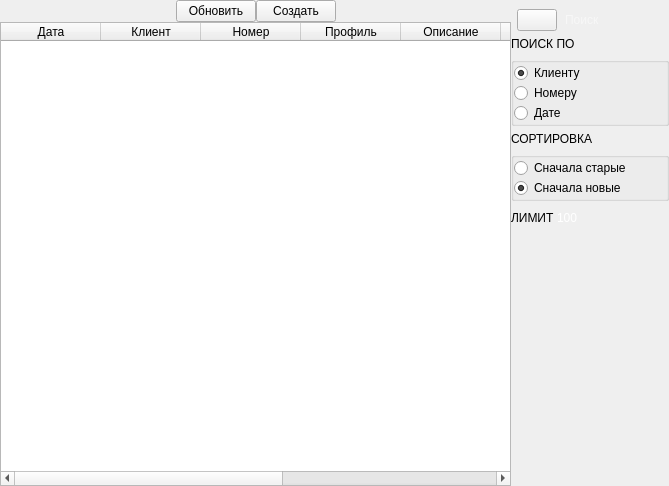
<?xml version="1.0" encoding="UTF-8"?>
<ui version="4.0">
 <class>SearchTab</class>
 <widget class="QWidget" name="SearchTab">
  <property name="geometry">
   <rect>
    <x>0</x>
    <y>0</y>
    <width>669</width>
    <height>486</height>
   </rect>
  </property>
  <property name="windowTitle">
   <string>Form</string>
  </property>
  <property name="styleSheet">
   <string notr="true">#right_widget {
background-color: rgb(39, 50, 56);
}

#table {
background-color: #f1f4f9;
}

#top_widget {
background-color: rgb(54, 71, 79);
}

#orders_list {
background-color: rgb(241, 244, 249);
border: null;
}

#orders_list:item {
	font: 700 12pt &quot;Segoe UI&quot;;
	margin: 10%;
}

#orders_list:item:!enabled {
    color: gray;
}

.QPushButton {
	background-color: rgba(255, 255, 255, 0);
	color: rgb(255, 255, 255);
	font: 700 9pt &quot;Segoe UI&quot;;
	padding: 10;
	border: null;
}

.QGroupBox {
border: null;
}

#btn_search {
border-radius: 10%;
}

.QLabel {
	color: rgb(136, 139, 145);
	font: 700 9pt &quot;Segoe UI&quot;;
	padding: 10%;
}

QRadioButton{
		padding: 5%;
color: rgb(255, 255, 255);
}

QRadioButton::indicator {
    width: 0;
}

QRadioButton:checked{
background-color: rgb(38, 165, 154);
}

QRadioButton:hover{
background-color: rgb(69, 75, 84);
}

.QPushButton:hover {
	background-color: rgb(69, 75, 84);
}

.QLineEdit {
	border: null;
	color: white;
	font: 11pt &quot;Segoe UI&quot;;
background-color: rgb(54, 71, 79);
padding: 5;
}

#header {
background-color: rgb(200, 200, 200);
}

#table &gt; .QHeaderView::section {
    background-color: rgb(239, 243, 246);
	color: rgb(86, 96, 113);
border: 0;
border-bottom: 1px solid rgb(203, 206, 208);
}
#table &gt; .QTableCornerButton::section{ 
    background-color: transparent;

}
#table::item:selected {
	background-color: rgb(184, 236, 230);
color: black;
}

</string>
  </property>
  <layout class="QHBoxLayout" name="horizontalLayout">
   <property name="spacing">
    <number>0</number>
   </property>
   <property name="leftMargin">
    <number>0</number>
   </property>
   <property name="topMargin">
    <number>0</number>
   </property>
   <property name="rightMargin">
    <number>0</number>
   </property>
   <property name="bottomMargin">
    <number>0</number>
   </property>
   <item>
    <layout class="QVBoxLayout" name="verticalLayout">
     <property name="spacing">
      <number>0</number>
     </property>
     <property name="leftMargin">
      <number>0</number>
     </property>
     <property name="topMargin">
      <number>0</number>
     </property>
     <property name="rightMargin">
      <number>0</number>
     </property>
     <property name="bottomMargin">
      <number>0</number>
     </property>
     <item>
      <widget class="QWidget" name="top_widget" native="true">
       <layout class="QHBoxLayout" name="horizontalLayout_4">
        <property name="spacing">
         <number>0</number>
        </property>
        <property name="leftMargin">
         <number>0</number>
        </property>
        <property name="topMargin">
         <number>0</number>
        </property>
        <property name="rightMargin">
         <number>0</number>
        </property>
        <property name="bottomMargin">
         <number>0</number>
        </property>
        <item>
         <spacer name="horizontalSpacer">
          <property name="orientation">
           <enum>Qt::Horizontal</enum>
          </property>
          <property name="sizeHint" stdset="0">
           <size>
            <width>40</width>
            <height>20</height>
           </size>
          </property>
         </spacer>
        </item>
        <item>
         <widget class="QPushButton" name="btn_update">
          <property name="text">
           <string>Обновить</string>
          </property>
          <property name="icon">
           <iconset>
            <normaloff>icons/refresh.svg</normaloff>icons/refresh.svg</iconset>
          </property>
         </widget>
        </item>
        <item>
         <widget class="QPushButton" name="btn_create">
          <property name="text">
           <string>Создать</string>
          </property>
          <property name="icon">
           <iconset>
            <normaloff>icons/plus.svg</normaloff>icons/plus.svg</iconset>
          </property>
         </widget>
        </item>
        <item>
         <spacer name="horizontalSpacer_2">
          <property name="orientation">
           <enum>Qt::Horizontal</enum>
          </property>
          <property name="sizeHint" stdset="0">
           <size>
            <width>40</width>
            <height>20</height>
           </size>
          </property>
         </spacer>
        </item>
       </layout>
      </widget>
     </item>
     <item>
      <widget class="QTableWidget" name="table">
       <property name="editTriggers">
        <set>QAbstractItemView::NoEditTriggers</set>
       </property>
       <property name="selectionBehavior">
        <enum>QAbstractItemView::SelectRows</enum>
       </property>
       <property name="showGrid">
        <bool>true</bool>
       </property>
       <property name="columnCount">
        <number>9</number>
       </property>
       <attribute name="horizontalHeaderCascadingSectionResizes">
        <bool>false</bool>
       </attribute>
       <attribute name="horizontalHeaderStretchLastSection">
        <bool>true</bool>
       </attribute>
       <attribute name="verticalHeaderVisible">
        <bool>false</bool>
       </attribute>
       <column>
        <property name="text">
         <string>Дата</string>
        </property>
       </column>
       <column>
        <property name="text">
         <string>Клиент</string>
        </property>
       </column>
       <column>
        <property name="text">
         <string>Номер</string>
        </property>
       </column>
       <column>
        <property name="text">
         <string>Профиль</string>
        </property>
       </column>
       <column>
        <property name="text">
         <string>Описание</string>
        </property>
       </column>
       <column/>
       <column/>
       <column/>
       <column/>
      </widget>
     </item>
    </layout>
   </item>
   <item>
    <widget class="QWidget" name="right_widget" native="true">
     <property name="sizePolicy">
      <sizepolicy hsizetype="Maximum" vsizetype="Preferred">
       <horstretch>0</horstretch>
       <verstretch>0</verstretch>
      </sizepolicy>
     </property>
     <layout class="QVBoxLayout" name="verticalLayout_2">
      <property name="leftMargin">
       <number>0</number>
      </property>
      <property name="topMargin">
       <number>9</number>
      </property>
      <property name="rightMargin">
       <number>0</number>
      </property>
      <property name="bottomMargin">
       <number>9</number>
      </property>
      <item>
       <layout class="QHBoxLayout" name="horizontalLayout_2">
        <property name="leftMargin">
         <number>6</number>
        </property>
        <item>
         <widget class="QPushButton" name="btn_search">
          <property name="sizePolicy">
           <sizepolicy hsizetype="Fixed" vsizetype="Fixed">
            <horstretch>0</horstretch>
            <verstretch>0</verstretch>
           </sizepolicy>
          </property>
          <property name="text">
           <string/>
          </property>
          <property name="icon">
           <iconset>
            <normaloff>icons/search.svg</normaloff>icons/search.svg</iconset>
          </property>
         </widget>
        </item>
        <item>
         <widget class="QLineEdit" name="inp_search">
          <property name="styleSheet">
           <string notr="true">#inp_search {
	background-color: rgba(255, 255, 255, 0);
color: rgb(255, 255, 255);
}</string>
          </property>
          <property name="inputMask">
           <string/>
          </property>
          <property name="frame">
           <bool>false</bool>
          </property>
          <property name="placeholderText">
           <string>Поиск</string>
          </property>
         </widget>
        </item>
       </layout>
      </item>
      <item>
       <widget class="QLabel" name="label">
        <property name="text">
         <string>ПОИСК ПО</string>
        </property>
       </widget>
      </item>
      <item>
       <widget class="QGroupBox" name="groupBox">
        <property name="title">
         <string/>
        </property>
        <layout class="QVBoxLayout" name="verticalLayout_3">
         <property name="spacing">
          <number>0</number>
         </property>
         <property name="leftMargin">
          <number>0</number>
         </property>
         <property name="topMargin">
          <number>0</number>
         </property>
         <property name="rightMargin">
          <number>0</number>
         </property>
         <property name="bottomMargin">
          <number>0</number>
         </property>
         <item>
          <widget class="QRadioButton" name="r_by_customer">
           <property name="text">
            <string>Клиенту</string>
           </property>
           <property name="checked">
            <bool>true</bool>
           </property>
          </widget>
         </item>
         <item>
          <widget class="QRadioButton" name="r_by_number">
           <property name="text">
            <string>Номеру</string>
           </property>
          </widget>
         </item>
         <item>
          <widget class="QRadioButton" name="r_by_date">
           <property name="text">
            <string>Дате</string>
           </property>
          </widget>
         </item>
        </layout>
       </widget>
      </item>
      <item>
       <widget class="QLabel" name="label_2">
        <property name="text">
         <string>СОРТИРОВКА</string>
        </property>
       </widget>
      </item>
      <item>
       <widget class="QGroupBox" name="groupBox_2">
        <property name="title">
         <string/>
        </property>
        <layout class="QVBoxLayout" name="verticalLayout_4">
         <property name="spacing">
          <number>0</number>
         </property>
         <property name="leftMargin">
          <number>0</number>
         </property>
         <property name="topMargin">
          <number>0</number>
         </property>
         <property name="rightMargin">
          <number>0</number>
         </property>
         <property name="bottomMargin">
          <number>0</number>
         </property>
         <item>
          <widget class="QRadioButton" name="r_desc">
           <property name="text">
            <string>Сначала старые</string>
           </property>
           <property name="checked">
            <bool>false</bool>
           </property>
          </widget>
         </item>
         <item>
          <widget class="QRadioButton" name="r_asc">
           <property name="text">
            <string>Сначала новые</string>
           </property>
           <property name="checked">
            <bool>true</bool>
           </property>
          </widget>
         </item>
        </layout>
       </widget>
      </item>
      <item>
       <layout class="QHBoxLayout" name="horizontalLayout_3">
        <property name="spacing">
         <number>0</number>
        </property>
        <property name="leftMargin">
         <number>0</number>
        </property>
        <property name="topMargin">
         <number>0</number>
        </property>
        <item>
         <widget class="QLabel" name="label_3">
          <property name="sizePolicy">
           <sizepolicy hsizetype="Maximum" vsizetype="Preferred">
            <horstretch>0</horstretch>
            <verstretch>0</verstretch>
           </sizepolicy>
          </property>
          <property name="text">
           <string>ЛИМИТ</string>
          </property>
         </widget>
        </item>
        <item>
         <widget class="QSpinBox" name="inp_limit">
          <property name="styleSheet">
           <string notr="true">
	background-color: rgba(255, 255, 255, 0);
color: rgb(255, 255, 255);
</string>
          </property>
          <property name="frame">
           <bool>false</bool>
          </property>
          <property name="buttonSymbols">
           <enum>QAbstractSpinBox::NoButtons</enum>
          </property>
          <property name="keyboardTracking">
           <bool>false</bool>
          </property>
          <property name="minimum">
           <number>100</number>
          </property>
          <property name="maximum">
           <number>5000</number>
          </property>
          <property name="singleStep">
           <number>10</number>
          </property>
         </widget>
        </item>
       </layout>
      </item>
      <item>
       <spacer name="verticalSpacer">
        <property name="orientation">
         <enum>Qt::Vertical</enum>
        </property>
        <property name="sizeHint" stdset="0">
         <size>
          <width>20</width>
          <height>40</height>
         </size>
        </property>
       </spacer>
      </item>
     </layout>
    </widget>
   </item>
  </layout>
 </widget>
 <resources/>
 <connections/>
</ui>
